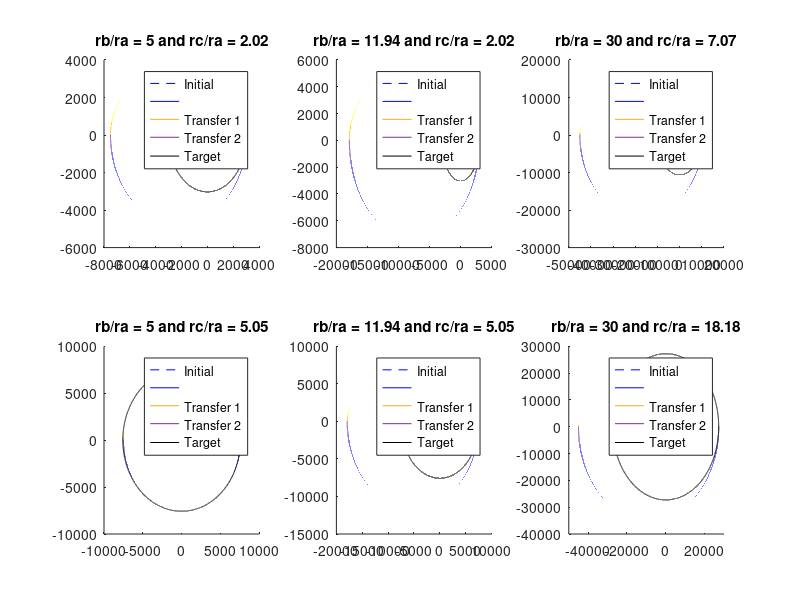

This figure's MATLAB source:
function turningpoints
%Orbit visualization for various values of radii ratios
%   Visualizes orbits for given radii ratio values across the turning
%   points of a curve of rc/rc and velocity cost. Some imaginary geometry
%   is produced, but is inherently ignored by MATLAB

%less than 11.94

%intiial values and geometry
mu = 398600;
ra = 1500;
rbra = 5;
rcra = 2.02;
rb = rbra*ra;
rc = rcra*ra;
a2 = (ra+rb)/2;
a3 = (rb+rc)/2;
e2 = (rb-ra)/(rb+ra);
b2 = a2*sqrt(1-e2^2);
h2 = rb-a2;
e3 = (rb-rc)/(rb+rc);
b3 = a3*sqrt(1-e3^2);
h3 = rb-a3;

%obtaining transfer curves
x1 = linspace(-1500,1500,10000);
y1 = sqrt((ra^2)-x1.^2);
y11 = -sqrt(ra^2 - x1.^2);

x4 = linspace(-7500,1500,100000);
y4 = sqrt((b2^2).*(1-((x4+h2).^2./(a2^2))));

x5 = linspace(-7500,3030,100000);
y5 = -1*sqrt((b3^2).*(1-((x5+h3).^2./(a3^2))));

x3 = linspace(-3030,3030,10000);
y3 = sqrt(rc^2 - x3.^2);
y33 = -sqrt(rc^2 - x3.^2);

%initial geometry
ra1 = 1500;
rbra = 5;
rcra1 = 5.05;
rb1 = rbra*ra;
rc1 = rcra1*ra;
a21 = (ra1+rb1)/2;
a31 = (rb1+rc1)/2;
e21 = (rb1-ra1)/(rb1+ra1);
b21 = a21*sqrt(1-e21^2);
h21 = rb1-a21;
e31 = (rb1-rc1)/(rb1+rc1);
b31 = a31*sqrt(1-e31^2);
h31 = rb1-a31;

%obtaining trasfer curves
x11 = linspace(-1500,1500,10000);
y111 = sqrt((ra1^2)-x11.^2);
y1111 = -sqrt(ra1^2 - x11.^2);

x41 = linspace(-7500,1500,100000);
y41 = sqrt((b21^2).*(1-((x41+h21).^2./(a21^2))));

x51 = linspace(-7500,7575,100000);
y51 = -1*sqrt((b31^2).*(1-((x51+h31).^2./(a31^2))));

x31 = linspace(-7575,7575,10000);
y31 = sqrt(rc1^2 - x31.^2);
y331 = -sqrt(rc1^2 - x31.^2);

%plotting transfers
figure(3)
subplot(2,3,1)
hold on
plot(x1,y1,'color','b','LineStyle','--')
plot(x1,y11,'color','b')
plot(x4,y4)
plot(x5,y5)
plot(x3,y3,'color','k')
plot(x3,y33,'color','k')
title("rb/ra = 5 and rc/ra = 2.02")
legend('Initial','','Transfer 1','Transfer 2','Target')

%plotting transfers
subplot(2,3,4)
hold on
plot(x11,y111,'color','b','Linestyle','--')
plot(x11,y1111,'color','b')
plot(x41,y41)
plot(x51,y51)
plot(x31,y31,'color','k')
plot(x31,y331,'color','k')
title("rb/ra = 5 and rc/ra = 5.05")
legend('Initial','','Transfer 1','Transfer 2','Target')
axis([-10000 10000 -10000 10000])

% % % % % % % % % % % % % % 
%greater than 15.58

%process above entirely repeated but for different ratios
mu = 398600;
ra = 1500;
rbra = 30;
rcra = 7.07;
rb = rbra*ra;
rc = rcra*ra;
a2 = (ra+rb)/2;
a3 = (rb+rc)/2;
e2 = (rb-ra)/(rb+ra);
b2 = a2*sqrt(1-e2^2);
h2 = rb-a2;
e3 = (rb-rc)/(rb+rc);
b3 = a3*sqrt(1-e3^2);
h3 = rb-a3;

x1 = linspace(-1500,1500,10000);
y1 = sqrt((ra^2)-x1.^2);
y11 = -sqrt(ra^2 - x1.^2);

x4 = linspace(-45000,1500,100000);
y4 = sqrt((b2^2).*(1-((x4+h2).^2./(a2^2))));

x5 = linspace(-45000,10605,100000);
y5 = -1*sqrt((b3^2).*(1-((x5+h3).^2./(a3^2))));

x3 = linspace(-10605,10605,10000);
y3 = sqrt(rc^2 - x3.^2);
y33 = -sqrt(rc^2 - x3.^2);

ra1 = 1500;
rbra = 30;
rcra1 = 18.18;
rb1 = rbra*ra;
rc1 = rcra1*ra;
a21 = (ra1+rb1)/2;
a31 = (rb1+rc1)/2;
e21 = (rb1-ra1)/(rb1+ra1);
b21 = a21*sqrt(1-e21^2);
h21 = rb1-a21;
e31 = (rb1-rc1)/(rb1+rc1);
b31 = a31*sqrt(1-e31^2);
h31 = rb1-a31;

x11 = linspace(-1500,1500,10000);
y111 = sqrt((ra1^2)-x11.^2);
y1111 = -sqrt(ra1^2 - x11.^2);

x41 = linspace(-45000,1500,100000);
y41 = sqrt((b21^2).*(1-((x41+h21).^2./(a21^2))));

x51 = linspace(-45000,27270,100000);
y51 = -1*sqrt((b31^2).*(1-((x51+h31).^2./(a31^2))));

x31 = linspace(-27270,27270,10000);
y31 = sqrt(rc1^2 - x31.^2);
y331 = -sqrt(rc1^2 - x31.^2);
figure(3)
subplot(2,3,3)
hold on
plot(x1,y1,'color','b','Linestyle','--')
plot(x1,y11,'color','b')
plot(x4,y4)
plot(x5,y5)
plot(x3,y3,'color','k')
plot(x3,y33,'color','k')
title("rb/ra = 30 and rc/ra = 7.07")
legend('Initial','','Transfer 1','Transfer 2','Target')

subplot(2,3,6)
hold on
plot(x11,y111,'color','b','Linestyle','--')
plot(x11,y1111,'color','b')
plot(x41,y41)
plot(x51,y51)
plot(x31,y31,'color','k')
plot(x31,y331,'color','k')
title("rb/ra = 30 and rc/ra = 18.18")
legend('Initial','','Transfer 1','Transfer 2','Target')
axis([-50000 30000 -40000 30000])

%in between critical values
mu = 398600;
ra = 1500;
rbra = 11.94;
rcra = 2.02;
rb = rbra*ra;
rc = rcra*ra;
a2 = (ra+rb)/2;
a3 = (rb+rc)/2;
e2 = (rb-ra)/(rb+ra);
b2 = a2*sqrt(1-e2^2);
h2 = rb-a2;
e3 = (rb-rc)/(rb+rc);
b3 = a3*sqrt(1-e3^2);
h3 = rb-a3;

x1 = linspace(-1500,1500,10000);
y1 = sqrt((ra^2)-x1.^2);
y11 = -sqrt(ra^2 - x1.^2);

x4 = linspace(-17925,1500,100000);
y4 = sqrt((b2^2).*(1-((x4+h2).^2./(a2^2))));

x5 = linspace(-17925,3030,100000);
y5 = -1*sqrt((b3^2).*(1-((x5+h3).^2./(a3^2))));

x3 = linspace(-3030,3030,10000);
y3 = sqrt(rc^2 - x3.^2);
y33 = -sqrt(rc^2 - x3.^2);

ra1 = 1500;
rbra = 11.94;
rcra1 = 5.05;
rb1 = rbra*ra;
rc1 = rcra1*ra;
a21 = (ra1+rb1)/2;
a31 = (rb1+rc1)/2;
e21 = (rb1-ra1)/(rb1+ra1);
b21 = a21*sqrt(1-e21^2);
h21 = rb1-a21;
e31 = (rb1-rc1)/(rb1+rc1);
b31 = a31*sqrt(1-e31^2);
h31 = rb1-a31;

x11 = linspace(-1500,1500,10000);
y111 = sqrt((ra1^2)-x11.^2);
y1111 = -sqrt(ra1^2 - x11.^2);

x41 = linspace(-17925,1500,100000);
y41 = sqrt((b21^2).*(1-((x41+h21).^2./(a21^2))));

x51 = linspace(-17925,7575,100000);
y51 = -1*sqrt((b31^2).*(1-((x51+h31).^2./(a31^2))));

x31 = linspace(-7575,7575,10000);
y31 = sqrt(rc1^2 - x31.^2);
y331 = -sqrt(rc1^2 - x31.^2);
figure(3)
subplot(2,3,2)
hold on
plot(x1,y1,'color','b','Linestyle','--')
plot(x1,y11,'color','b')
plot(x4,y4)
plot(x5,y5)
plot(x3,y3,'color','k')
plot(x3,y33,'color','k')
title("rb/ra = 11.94 and rc/ra = 2.02")
legend('Initial','','Transfer 1','Transfer 2','Target')

subplot(2,3,5)
hold on
plot(x11,y111,'color','b','Linestyle','--')
plot(x11,y1111,'color','b')
plot(x41,y41)
plot(x51,y51)
plot(x31,y31,'color','k')
plot(x31,y331,'color','k')
title("rb/ra = 11.94 and rc/ra = 5.05")
legend('Initial','','Transfer 1','Transfer 2','Target')
axis([-20000 10000 -15000 10000])

end